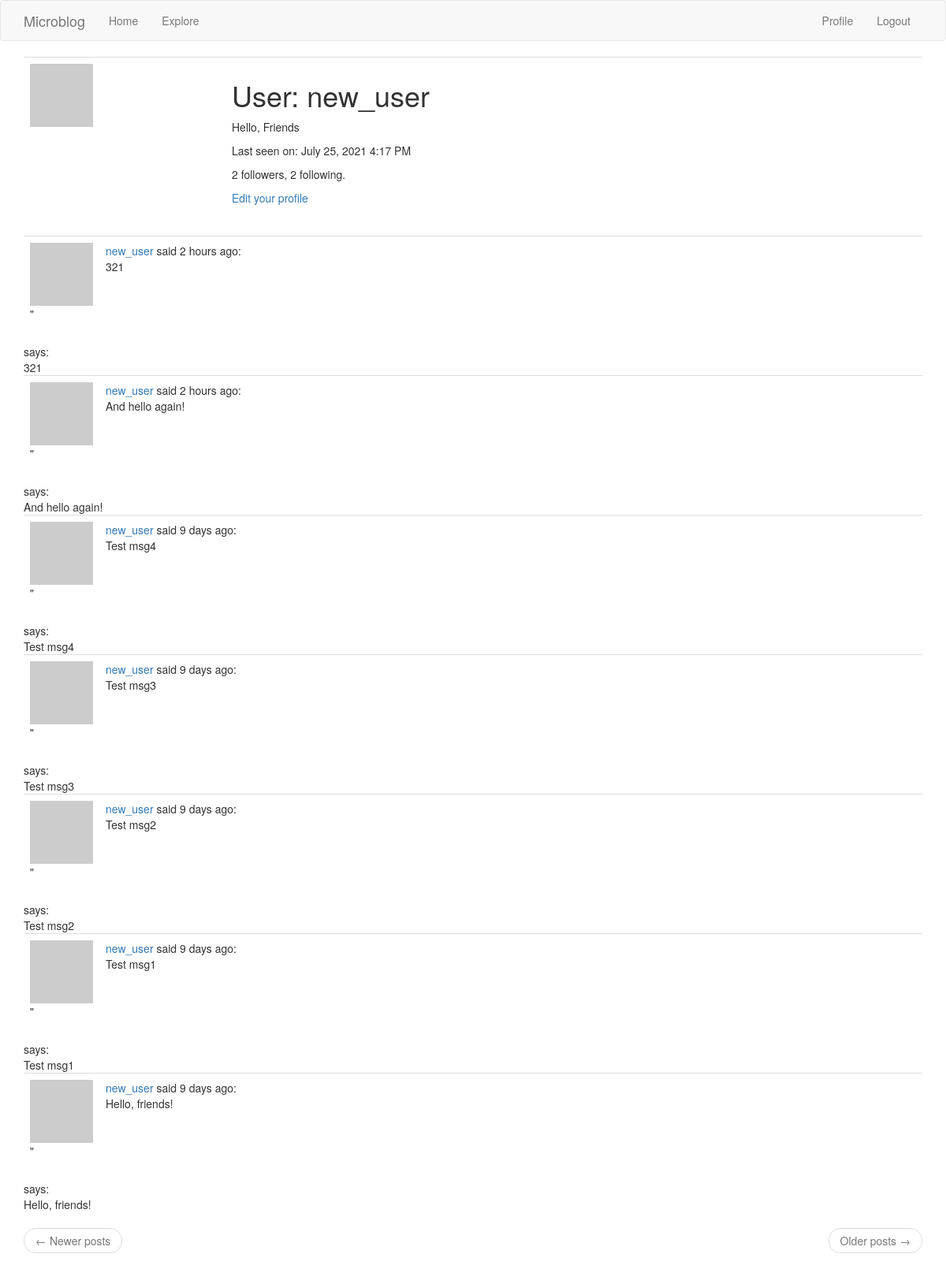
The app's page /user/new_user (signed in), older data.
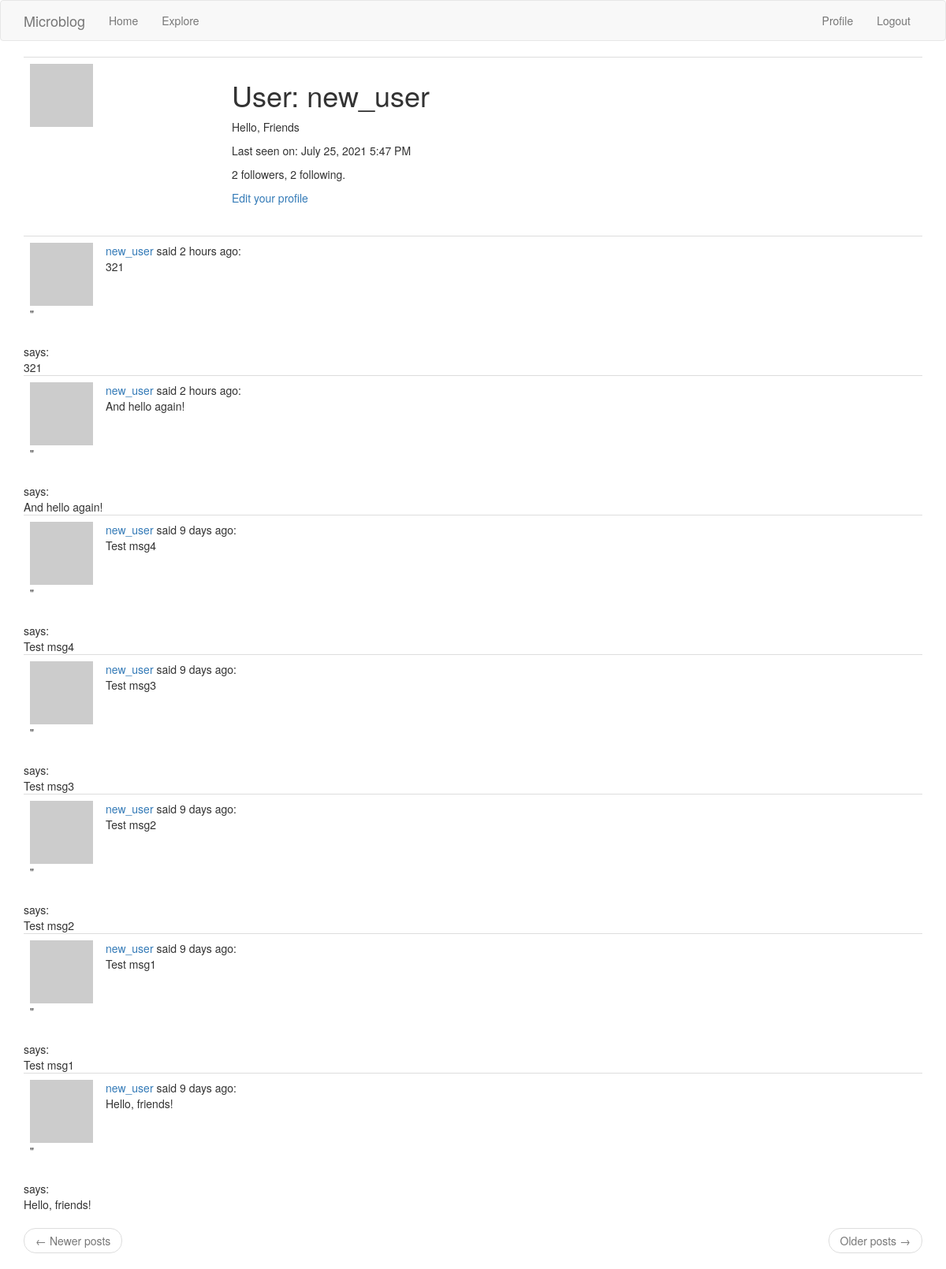
The same page, newer data.
### app/models.py (models this page shows, shortened)
class User(UserMixin, db.Model):
    id = db.Column(db.Integer, primary_key=True)
    username = db.Column(db.String(64), index=True, unique=True)
    email = db.Column(db.String(120), index=True, unique=True)
    password_hash = db.Column(db.String(128))
    posts = db.relationship('Post', backref='author', lazy='dynamic')
    about_me = db.Column(db.String(140))
    last_seen = db.Column(db.DateTime, default=datetime.utcnow)
    followed = db.relationship(
        'User', secondary=followers,
        primaryjoin=(followers.c.follower_id == id),
        secondaryjoin=(followers.c.followed_id == id),
        backref=db.backref('followers', lazy='dynamic'), lazy='dynamic'
    )
    def avatar(self, size):
        digest = md5(self.email.lower().encode('utf-8')).hexdigest()
        return 'https://www.gravatar.com/avatar/{}?d=identicon&s={}'.format(digest, size)

class Post(db.Model):
    id = db.Column(db.Integer, primary_key=True)
    body = db.Column(db.String(140))
    timestamp = db.Column(db.DateTime, index=True, default=datetime.utcnow)
    user_id = db.Column(db.Integer, db.ForeignKey('user.id'))

### app/routes.py (the view)
@app.route('/user/<username>')
@login_required
def user(username):
    user = User.query.filter_by(username=username).first_or_404()
    posts = Post.query.filter_by(user_id=user.id).order_by(Post.timestamp.desc())
    return render_template('user.html', user=user, posts=posts)

### app/models.py (called while the page is built)
@login.user_loader
def load_user(id):
    return User.query.get(int(id))

### app/routes.py (called while the page is built)
@app.before_request
def before_request():
    if current_user.is_authenticated:
        current_user.last_seen = datetime.utcnow()
        db.session.commit()

### app/templates/user.html (shortened to what this page needs)
{% extends "base.html" %}
{% block app_content %}
    <table class="table table-hover">
        <tr>
            <td width="256px"><img src="{{ user.avatar(256) }}"></td>
            <td>
                <h1>User: {{ user.username }}</h1>
                {% if user.about_me %}<p>{{ user.about_me }}</p>{% endif %}
                {% if user.last_seen %}
                <p>Last seen on: {{ moment(user.last_seen).format('LLL') }}</p>
                {% endif %}
                <p>{{ user.followers.count() }} followers, {{ user.followed.count() }} following.</p>
                {% if user == current_user %}
                <p><a href="{{ url_for('edit_profile')}}">Edit your profile</a></p>
                {% endif %}
            </td>
        </tr>
    </table>
    {% for post in posts %}
        {% include '_post.html' %}
    {% endfor %}
    <nav aria-label="...">
        <ul class="pager">
            <li class="previous{% if not prev_url %} disabled{% endif %}">
                <a href="{{ prev_url or '#' }}">
                    <span aria-hidden="true">&larr;</span> Newer posts
                </a>
            </li>
            <li class="next{% if not next_url %} disabled{% endif %}">
                <a href="{{ next_url or '#' }}">
                    Older posts <span aria-hidden="true">&rarr;</span>
                </a>
            </li>
        </ul>
    </nav>
{% endblock %}

### app/templates/base.html (shortened to what this page needs)
{% extends 'bootstrap/base.html' %}
{% block navbar %}
    <nav class="navbar navbar-default">
        <div class="container">
            <div class="navbar-header">
                <a class="navbar-brand" href="{{ url_for('index') }}">Microblog</a>
            </div>
            <div class="collapse navbar-collapse" id="bs-example-navbar-collapse-1">
                <ul class="nav navbar-nav">
                    <li><a href="{{ url_for('index') }}">Home</a></li>
                    <li><a href="{{ url_for('explore') }}">Explore</a></li>
                </ul>
                <ul class="nav navbar-nav navbar-right">
                    {% if current_user.is_anonymous %}
                    <li><a href="{{ url_for('login') }}">Login</a></li>
                    {% else %}
                    <li><a href="{{ url_for('user', username=current_user.username) }}">Profile</a></li>
                    <li><a href="{{ url_for('logout') }}">Logout</a></li>
                    {% endif %}
                </ul>
            </div>
        </div>
    </nav>
{% endblock %}
{% block content %}
    <div class="container">
        {% block app_content %}{% endblock %}
    </div>
{% endblock %}

### app/templates/_post.html (shortened to what this page needs)
<table class="table table-hover">
    <tr>
        <td width="70px">
            <a href="{{ url_for('user', username=post.author.username) }}">
                <img src="{{ post.author.avatar(70) }}" />
            </a>"
        </td>
        <td>
            <a href="{{ url_for('user', username=post.author.username) }}">
                {{ post.author.username }}
            </a>
            said {{ moment(post.timestamp).fromNow() }}:
            <br>
            {{ post.body }}
        </td>
    </tr>
</table>                </a>
            says:
            <br>
            {{ post.body }}

Row changes from the older to the newer data that the page shows:
changed User "new_user": last_seen "July 25, 2021 4:17 PM" → "July 25, 2021 5:47 PM"
